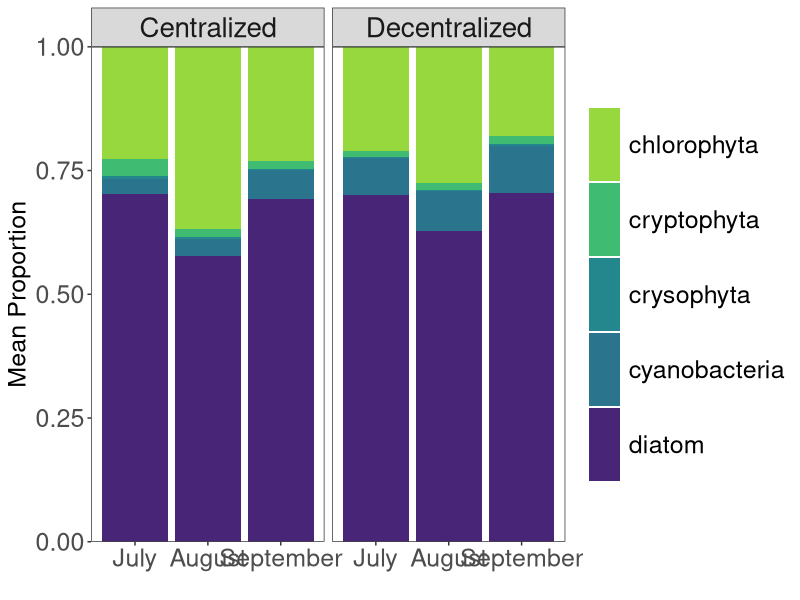
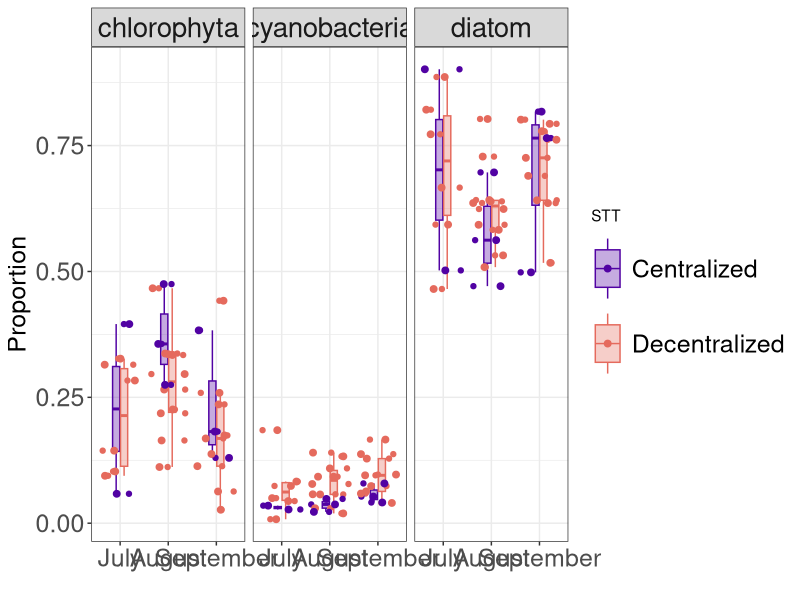

Recreate these plots in R, in order. (Note: this script raises an error after producing the figures.)
## This script is associated with an analysis of spatially and 
## and temporally heterogeneous nutrient loading into Flathead
## Lake's nearshore zone. This script is a piece of the 
## overarching analysis and looks mostly at relating 
## periphyton community compositions with wastewater treatment infrastructure
## and a sampling point's temporal position to the tourist 
## season. Questions about this script should be directed to 
## Michael F. Meyer (michael.f.meyer@wsu.edu). 


# 1. Load packages and data -----------------------------------------------

library(tidyverse)
library(vegan)
library(ggrepel)
library(viridis)
library(vegan)
library(car)
library(ggpubr)

periphyton_orig <- read.csv(file = "../cleaned_data/periphyton_abundance.csv",
                            header = TRUE)


# 2. Convert data into proportions ----------------------------------------

periphyton_prop <- periphyton_orig %>%
  select(-volume_ul, -volume_rep, -chlorophyta_filamentts, -date, -notes) %>%
  pivot_longer(cols = c(diatom, chlorophyta, crysophyta, cryptophyta, cyanobacteria),
               names_to = "taxon",
               values_to = "abundance") %>%
  group_by(site, month, rep) %>%
  mutate(total_site_month_rep = sum(abundance)) %>%
  ungroup() %>%
  mutate(prop_site_month_rep = abundance/total_site_month_rep) %>%
  select(-total_site_month_rep, -abundance, -rep) %>%
  group_by(site, month, taxon) %>%
  summarize(average_prop = mean(prop_site_month_rep, na.rm = TRUE)) %>%
  ungroup() %>%
  group_by(site, month) %>%
  mutate(average_prop_sum = sum(average_prop),
         average_prop_norm = average_prop/average_prop_sum) %>%
  select(-average_prop, -average_prop_sum) %>%
  pivot_wider(names_from = taxon, values_from = average_prop_norm) %>%
  ungroup() %>%
  mutate(month = factor(month, levels = c("July", "August", "September"))) %>%
  mutate(stt = ifelse(test = site %in% c("WF", "YB", "FLBS", "HO"), 
                      yes = "centralized", no = "decentralized"),
         tourist_season = ifelse(test = month %in% c("June", "July", "August"), 
                                 yes = "In Season", no = "Out of Season"))

summary(periphyton_prop)


# 3. Univariate Analysis --------------------------------------------------

stt_labels <- c("Centralized", "Decentralized")
names(stt_labels) <- c("centralized", "decentralized")

stacked_bar <- periphyton_prop %>%
  pivot_longer(cols = chlorophyta:diatom, names_to = "taxon" ,values_to = "proportion") %>%
  group_by(stt, month, taxon) %>%
  summarize(mean_proportion = mean(proportion)) %>%
  ungroup() %>%
  group_by(stt, month) %>%
  mutate(sum_mean_prop = sum(mean_proportion),
         proportion = mean_proportion/sum_mean_prop) %>%
  ggplot(aes(x = month, y = proportion, fill = taxon)) +
  geom_bar(stat = "identity") +
  ylab("Mean Proportion") +
  xlab("") +
  scale_fill_manual(values = viridis(40)[c(34,28,19,16,5)], name = NULL) +
  scale_y_continuous(expand = c(0,0)) +
  facet_wrap(~stt, labeller = labeller(stt = stt_labels)) +
  theme_bw() +
  theme(axis.text.x = element_text(size = 18),
        axis.text.y = element_text(size = 18),
        axis.title.y = element_text(size = 18),
        strip.text = element_text(size = 20),
        legend.text = element_text(size = 18),
        legend.key.height = unit(0.75, "in"),
        legend.key.width = unit(0.33, "in"),
        panel.grid = element_blank())

ggsave(filename = "periphyton_stacked_barchart.png", plot = stacked_bar, 
       device = "png", path = "../figures_tables", 
       width = 12, height = 7, units = "in")

peri_boxplot <- periphyton_prop %>%
  pivot_longer(cols = c(chlorophyta:diatom), names_to = "taxon", values_to = "proportion") %>%
  filter(!taxon  %in% c("crysophyta", "cryptophyta")) %>%
  mutate(tourist_season = ifelse(month %in% c("July", "August"), "In Season", "Out of Season")) %>%
  #filter(site %in% c("WF", "BD", "WB", "FLBS", "YB")) %>%
  ggplot(aes(month, proportion, fill = stt, color = stt)) +
  geom_boxplot(alpha = 0.33, width = 0.33, outlier.alpha = 0) +
  geom_jitter() +
  ylab("Proportion") +
  xlab("") +
  geom_jitter(size = 2) +
  scale_color_manual(values = plasma(30)[c(5, 19)], name = "STT", labels = c("Centralized", "Decentralized")) +
  scale_fill_manual(values = plasma(30)[c(5, 19)], name = "STT", labels = c("Centralized", "Decentralized")) +
  facet_grid(~taxon) +
  theme_bw() +
  theme(axis.text.x = element_text(size = 18),
        axis.text.y = element_text(size = 18),
        axis.title.y = element_text(size = 18),
        strip.text = element_text(size = 20),
        legend.text = element_text(size = 18),
        legend.key.height = unit(0.75, "in"),
        legend.key.width = unit(0.33, "in"))

ggsave(filename = "periphyton_boxplot.png", plot = peri_boxplot, 
       device = "png", path = "../figures_tables", 
       width = 16, height = 7, units = "in")


# 4. Multivariate Analysis ------------------------------------------------

periphyton_nmds <- metaMDS(comm = (periphyton_prop[, c(3, 6, 7)]), 
                           distance = "bray", autotransform = TRUE, k = 2)

periphyton_nmds

adonis2(formula = periphyton_prop[, c(3, 6, 7)] ~ stt+tourist_season, 
        data = periphyton_prop, method = "bray", by = "margin", 
        sqrt.dist = TRUE)

# Pull scores from NMDS and add site data
data_scores <- as.data.frame(scores(x = periphyton_nmds))
data_scores$stt <- periphyton_prop %>%
  #filter(!site %in% c("WB", "BB", "YB")) %>%
  pull(stt)
data_scores$tourist_season <- periphyton_prop %>%
  #filter(!site %in% c("WB", "BB", "YB")) %>%
  pull(tourist_season)

data_scores$stt <- periphyton_prop %>%
  #filter(!site %in% c("WB", "BB", "YB")) %>%
  pull(stt)

# Pull species scores from NMDS
species_scores <- as.data.frame(scores(x = periphyton_nmds, display = "species"))
species_scores$species <- rownames(species_scores)

# Plot the NMDS
periphyton_nmds_plot <- ggplot() +
  geom_point(data = data_scores,
             aes(x = NMDS1, y = NMDS2, 
                 fill = stt, shape = tourist_season), 
             size = 10, stroke = 2, color = "grey60", alpha = 0.8) +
  scale_shape_manual(values = c(21, 23), name = "Tourist Season") +
  scale_fill_manual(values = plasma(30)[c(5, 19)], 
                    name = "STT", labels = c("Centralized", "Decentralized")) +
  geom_text_repel(data = species_scores, 
                  aes(x = NMDS1, y = NMDS2, label = species), 
                  size = 9, parse = TRUE) + 
  annotate("label", x = -0.25, y = -0.3, size = 10,
           label = paste("Stress: ", round(periphyton_nmds$stress, digits = 3))) +
  guides(fill = guide_legend(override.aes = list(size=10,
                                                 color = plasma(30)[c(5, 19)])),
         shape = guide_legend(override.aes = list(size=10))) + 
  theme_minimal() +
  theme(legend.position = "right",
        legend.key=element_blank(),
        text = element_text(size = 24))

periphyton_nmds_plot

ggsave(filename = "periphyton_nmds.png", plot = periphyton_nmds_plot, 
       device = "png", path = "../figures_tables", 
       width = 16, height = 12, units = "in")

nmds_stt_boxplot <- data_scores %>%
  select(NMDS1, NMDS2, stt, tourist_season) %>%
  pivot_longer(cols = c(NMDS1, NMDS2), names_to = "NMDS", values_to = "scores") %>%
  ggplot(aes(NMDS, scores, fill = stt)) +
  geom_boxplot(alpha = 0.33, width = 0.2) +
  geom_jitter(aes(color = stt), size = 2, width = 0.25) +
  scale_color_manual(values = plasma(30)[c(5, 19)], name = "STT", labels = c("Centralized", "Decentralized")) +
  scale_fill_manual(values = plasma(30)[c(5, 19)], name = "STT", labels = c("Centralized", "Decentralized")) +
  theme_bw() +
  theme(axis.text.x = element_text(size = 18),
        axis.text.y = element_text(size = 18),
        axis.title.y = element_text(size = 18),
        strip.text = element_text(size = 20),
        axis.title.x = element_blank(),
        legend.text = element_text(size = 18),
        legend.key.height = unit(0.75, "in"),
        legend.key.width = unit(0.33, "in"),
        legend.title = element_text(size = 20))

nmds_tourist_season_boxplot <- data_scores %>%
  select(NMDS1, NMDS2, stt, tourist_season) %>%
  pivot_longer(cols = c(NMDS1, NMDS2), names_to = "NMDS", values_to = "scores") %>%
  ggplot(aes(NMDS, scores, fill = tourist_season)) +
  geom_boxplot(alpha = 0.33, width = 0.2) +
  geom_jitter(aes(color = tourist_season), size = 2, width = 0.25) +
  scale_color_manual(values = viridis(30)[c(5, 19)], name = "Tourist Season") +
  scale_fill_manual(values = viridis(30)[c(5, 19)], name = "Tourist Season") +
  theme_bw() +
  theme(axis.text.x = element_text(size = 18),
        axis.text.y = element_text(size = 18),
        axis.title.y = element_text(size = 18),
        axis.title.x = element_blank(),
        strip.text = element_text(size = 20),
        legend.text = element_text(size = 18),
        legend.key.height = unit(0.75, "in"),
        legend.key.width = unit(0.33, "in"),
        legend.title = element_text(size = 20))

Anova(lm(NMDS2 ~ stt*tourist_season, 
         data = data_scores), type = "II")

Anova(lm(NMDS1 ~ stt*tourist_season, 
         data = data_scores), type = "II")

ggsave(filename = "nmds_stt_boxplot.png", plot = nmds_stt_boxplot, 
       device = "png", path = "../figures_tables", 
       width = 10, height = 8, units = "in")

ggsave(filename = "nmds_tourist_season_boxplot.png", plot = nmds_tourist_season_boxplot, 
       device = "png", path = "../figures_tables", 
       width = 10, height = 8, units = "in")

arranged_plots <- ggarrange(plotlist = list(nmds_stt_boxplot, nmds_tourist_season_boxplot),
                            ncol = 1, labels = "AUTO")

ggsave(filename = "combined_nmds_boxplot.png", plot = arranged_plots, 
       device = "png", path = "../figures_tables", 
       width = 10, height = 12, units = "in")
